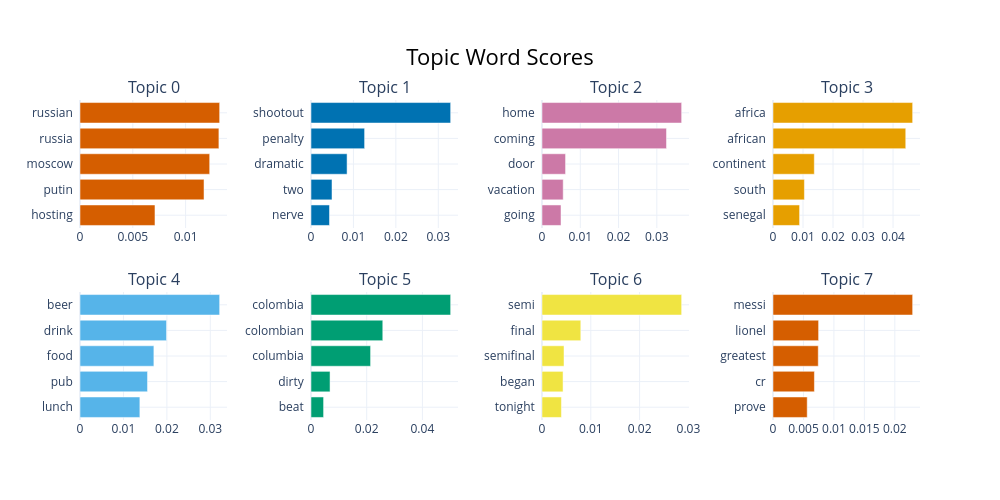

Here is the notebook cell this chart was saved with:
### Code cell
topic_model18.visualize_barchart()

### Figure 1 — Plotly figure (JSON) as saved in the notebook; plotly's stock layout.template omitted (floating-point values rounded to 4 significant figures)
{"data": [{"marker": {"color": "#D55E00"}, "orientation": "h", "type": "bar", "x": [0.007099, 0.01174, 0.01228, 0.01315, 0.01322], "xaxis": "x", "y": ["hosting  ", "putin  ", "moscow  ", "russia  ", "russian  "], "yaxis": "y"}, {"marker": {"color": "#0072B2"}, "orientation": "h", "type": "bar", "x": [0.004358, 0.004951, 0.008504, 0.01263, 0.03292], "xaxis": "x2", "y": ["nerve  ", "two  ", "dramatic  ", "penalty  ", "shootout  "], "yaxis": "y2"}, {"marker": {"color": "#CC79A7"}, "orientation": "h", "type": "bar", "x": [0.00497, 0.005537, 0.006152, 0.03252, 0.03648], "xaxis": "x3", "y": ["going  ", "vacation  ", "door  ", "coming  ", "home  "], "yaxis": "y3"}, {"marker": {"color": "#E69F00"}, "orientation": "h", "type": "bar", "x": [0.008856, 0.01047, 0.01376, 0.04423, 0.04653], "xaxis": "x4", "y": ["senegal  ", "south  ", "continent  ", "african  ", "africa  "], "yaxis": "y4"}, {"marker": {"color": "#56B4E9"}, "orientation": "h", "type": "bar", "x": [0.01378, 0.01555, 0.01701, 0.01993, 0.03215], "xaxis": "x5", "y": ["lunch  ", "pub  ", "food  ", "drink  ", "beer  "], "yaxis": "y5"}, {"marker": {"color": "#009E73"}, "orientation": "h", "type": "bar", "x": [0.004517, 0.006838, 0.02139, 0.02578, 0.05015], "xaxis": "x6", "y": ["beat  ", "dirty  ", "columbia  ", "colombian  ", "colombia  "], "yaxis": "y6"}, {"marker": {"color": "#F0E442"}, "orientation": "h", "type": "bar", "x": [0.003981, 0.004314, 0.004514, 0.007949, 0.02861], "xaxis": "x7", "y": ["tonight  ", "began  ", "semifinal  ", "final  ", "semi  "], "yaxis": "y7"}, {"marker": {"color": "#D55E00"}, "orientation": "h", "type": "bar", "x": [0.005616, 0.006798, 0.007431, 0.007487, 0.02293], "xaxis": "x8", "y": ["prove  ", "cr  ", "greatest  ", "lionel  ", "messi  "], "yaxis": "y8"}], "layout": {"annotations": [{"font": {"size": 16}, "showarrow": false, "text": "Topic 0", "x": 0.0875, "xanchor": "center", "xref": "paper", "y": 1, "yanchor": "bottom", "yref": "paper"}, {"font": {"size": 16}, "showarrow": false, "text": "Topic 1", "x": 0.3625, "xanchor": "center", "xref": "paper", "y": 1, "yanchor": "bottom", "yref": "paper"}, {"font": {"size": 16}, "showarrow": false, "text": "Topic 2", "x": 0.6375, "xanchor": "center", "xref": "paper", "y": 1, "yanchor": "bottom", "yref": "paper"}, {"font": {"size": 16}, "showarrow": false, "text": "Topic 3", "x": 0.9125, "xanchor": "center", "xref": "paper", "y": 1, "yanchor": "bottom", "yref": "paper"}, {"font": {"size": 16}, "showarrow": false, "text": "Topic 4", "x": 0.0875, "xanchor": "center", "xref": "paper", "y": 0.4, "yanchor": "bottom", "yref": "paper"}, {"font": {"size": 16}, "showarrow": false, "text": "Topic 5", "x": 0.3625, "xanchor": "center", "xref": "paper", "y": 0.4, "yanchor": "bottom", "yref": "paper"}, {"font": {"size": 16}, "showarrow": false, "text": "Topic 6", "x": 0.6375, "xanchor": "center", "xref": "paper", "y": 0.4, "yanchor": "bottom", "yref": "paper"}, {"font": {"size": 16}, "showarrow": false, "text": "Topic 7", "x": 0.9125, "xanchor": "center", "xref": "paper", "y": 0.4, "yanchor": "bottom", "yref": "paper"}], "height": 500, "hoverlabel": {"bgcolor": "white", "font": {"family": "Rockwell", "size": 16}}, "showlegend": false, "title": {"font": {"color": "Black", "size": 22}, "text": "Topic Word Scores", "x": 0.5, "xanchor": "center", "yanchor": "top"}, "width": 1000, "xaxis": {"anchor": "y", "domain": [0, 0.175], "showgrid": true}, "xaxis2": {"anchor": "y2", "domain": [0.275, 0.45], "showgrid": true}, "xaxis3": {"anchor": "y3", "domain": [0.55, 0.725], "showgrid": true}, "xaxis4": {"anchor": "y4", "domain": [0.825, 1], "showgrid": true}, "xaxis5": {"anchor": "y5", "domain": [0, 0.175], "showgrid": true}, "xaxis6": {"anchor": "y6", "domain": [0.275, 0.45], "showgrid": true}, "xaxis7": {"anchor": "y7", "domain": [0.55, 0.725], "showgrid": true}, "xaxis8": {"anchor": "y8", "domain": [0.825, 1], "showgrid": true}, "yaxis": {"anchor": "x", "domain": [0.6, 1], "showgrid": true}, "yaxis2": {"anchor": "x2", "domain": [0.6, 1], "showgrid": true}, "yaxis3": {"anchor": "x3", "domain": [0.6, 1], "showgrid": true}, "yaxis4": {"anchor": "x4", "domain": [0.6, 1], "showgrid": true}, "yaxis5": {"anchor": "x5", "domain": [0, 0.4], "showgrid": true}, "yaxis6": {"anchor": "x6", "domain": [0, 0.4], "showgrid": true}, "yaxis7": {"anchor": "x7", "domain": [0, 0.4], "showgrid": true}, "yaxis8": {"anchor": "x8", "domain": [0, 0.4], "showgrid": true}}}
